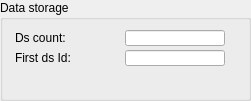
     <widget class="QGroupBox" name="groupBox_7">
      <property name="geometry">
       <rect>
        <x>300</x>
        <y>360</y>
        <width>251</width>
        <height>101</height>
       </rect>
      </property>
      <property name="title">
       <string>Data storage</string>
      </property>
      <widget class="caLabel" name="calabel_95">
       <property name="geometry">
        <rect>
         <x>15</x>
         <y>50</y>
         <width>100</width>
         <height>16</height>
        </rect>
       </property>
       <property name="maximumSize">
        <size>
         <width>16777215</width>
         <height>16</height>
        </size>
       </property>
       <property name="text">
        <string>First ds Id:</string>
       </property>
      </widget>
      <widget class="caLineEdit" name="calineedit_54">
       <property name="geometry">
        <rect>
         <x>125</x>
         <y>50</y>
         <width>100</width>
         <height>16</height>
        </rect>
       </property>
       <property name="maximumSize">
        <size>
         <width>16777215</width>
         <height>18</height>
        </size>
       </property>
       <property name="channel" stdset="0">
        <string notr="true">$(SYS):MCU-Cfg-DS-FrstObjId</string>
       </property>
       <property name="background">
        <color alpha="222">
         <red>192</red>
         <green>192</green>
         <blue>192</blue>
        </color>
       </property>
       <property name="colorMode">
        <enum>caLineEdit::Static</enum>
       </property>
       <property name="precisionMode">
        <enum>caLineEdit::Channel</enum>
       </property>
       <property name="limitsMode">
        <enum>caLineEdit::User</enum>
       </property>
       <property name="unitsEnabled">
        <bool>true</bool>
       </property>
      </widget>
      <widget class="caLabel" name="calabel_98">
       <property name="geometry">
        <rect>
         <x>15</x>
         <y>30</y>
         <width>100</width>
         <height>16</height>
        </rect>
       </property>
       <property name="maximumSize">
        <size>
         <width>16777215</width>
         <height>16</height>
        </size>
       </property>
       <property name="text">
        <string>Ds count:</string>
       </property>
      </widget>
      <widget class="caLineEdit" name="calineedit_57">
       <property name="geometry">
        <rect>
         <x>125</x>
         <y>30</y>
         <width>100</width>
         <height>16</height>
        </rect>
       </property>
       <property name="maximumSize">
        <size>
         <width>16777215</width>
         <height>18</height>
        </size>
       </property>
       <property name="channel" stdset="0">
        <string notr="true">$(SYS):MCU-Cfg-DS-Cnt</string>
       </property>
       <property name="background">
        <color alpha="222">
         <red>192</red>
         <green>192</green>
         <blue>192</blue>
        </color>
       </property>
       <property name="colorMode">
        <enum>caLineEdit::Static</enum>
       </property>
       <property name="precisionMode">
        <enum>caLineEdit::Channel</enum>
       </property>
       <property name="limitsMode">
        <enum>caLineEdit::User</enum>
       </property>
       <property name="unitsEnabled">
        <bool>true</bool>
       </property>
      </widget>
     </widget>
